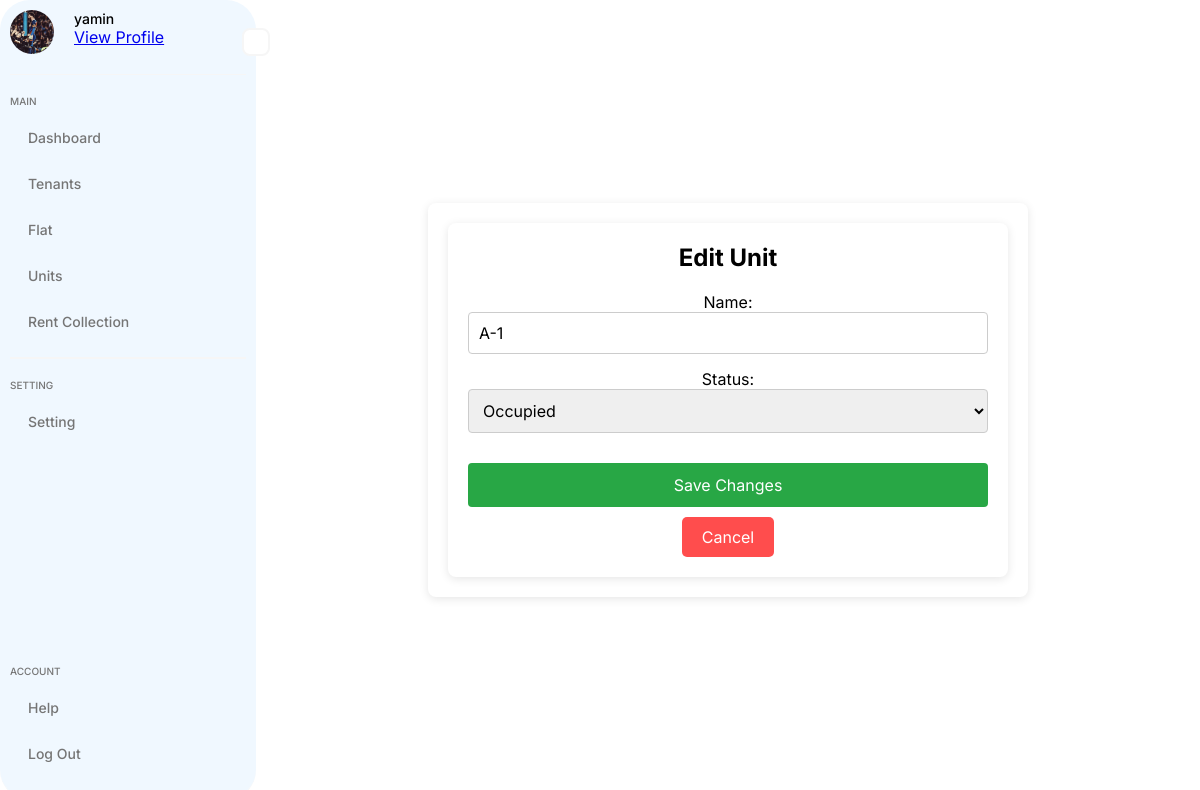
Screenshot of /rental/units/edit/1/ (signed in) with the database file from the repository.
### accounts/models.py (models this page shows, shortened)
class UserProfile(models.Model):
    user = models.OneToOneField(User, on_delete=models.CASCADE)
    phone = models.CharField(max_length=15, blank=True, null=True)
    address = models.CharField(max_length=255, blank=True, null=True)
    profile_photo = models.ImageField(
        upload_to="profile_photos/", blank=True, null=True
    )

### rental_management/models.py (models this page shows, shortened)
class Unit(models.Model):
    name = models.CharField(max_length=100)
    status = models.CharField(
        max_length=20,
        choices=[("occupied", "Occupied"), ("vacant", "Vacant")],
        default="vacant",
    )

### rental_management/views.py (the view)
# urls.py: path("units/edit/<int:pk>/", views.unit_edit, name="edit_unit"),
@login_required
def unit_edit(request, pk):
    unit = get_object_or_404(Unit, pk=pk)
    if request.method == "POST":
        form = UnitForm(request.POST, instance=unit)
        if form.is_valid():
            form.save()
            return redirect("unit_list")
    else:
        form = UnitForm(instance=unit)
    return render(request, "rental_management/unit_form.html", {"form": form})

### rental_management/forms.py
class UnitForm(forms.ModelForm):
    class Meta:
        model = Unit
        fields = "__all__"

### accounts/context_processors.py (called while the page is built)
def user_profile(request):
    profile = None
    if request.user.is_authenticated:
        try:
            profile = UserProfile.objects.get(user=request.user)
        except UserProfile.DoesNotExist:
            pass
    return {"profile": profile}

### templates/rental_management/unit_form.html (shortened to what this page needs)
{% extends 'sidebar.html' %}
{% load static %}
{% block style %}
<link rel="stylesheet" href="{% static 'css/add_edit_flat.css' %}">
{% endblock %}
{% block content %}
<div class="main-content">
    <h1>{% if form.instance.pk %}Edit Unit{% else %}Add Unit{% endif %}</h1>
    <form method="POST" class="flat-form">
        {{ form.as_p }}
        <button type="submit">{% if form.instance.pk %} Save Changes{% else %} Add Flat{% endif %}</button>
    </form>
    <button class="cancel-button" href="{% url 'unit_list' %}">Cancel</button>
</div>
{% endblock %}

### templates/sidebar.html (shortened to what this page needs)
{% load static %}
<!DOCTYPE html>
<html lang="en">
<head>
    <link rel="stylesheet" href="{% static 'css/styles.css' %}">
    {% block style %}
    {% endblock %}
</head>
<body>
    <aside class="container">
        <div class="sidebar">
            <div class="menu-btn">
            </div>
            <div class="head">
                <div class="user-img">
                    {% if profile and profile.profile_photo %}
                    <img src="{{ profile.profile_photo.url }}" alt="Profile Photo">
                    {% else %}
                    <img src="{% static 'images/default-profile.png' %}" alt="Default Profile Photo">
                    {% endif %}
                </div>
                <div class="user-details">
                    <p class="name">{{ user.username }}</p>
                    <a href="{% url 'accounts:profile' %}" class="profile-link">View Profile</a>
                </div>
            </div>
            <div class="nav">
                <div class="menu">
                    <p class="title">Main</p>
                    <ul>
                        <li>
                            <a href="{% url 'dashboard' %}">
                                <span class="text">Dashboard</span>
                            </a>
                        </li>
                        <li>
                            <a href="#">
                                <span class="text">Tenants</span>
                            </a>
                        </li>
                        <li>
                            <a href="#">
                                <span class="text">Flat</span>
                            </a>
                        </li>
                        <li>
                            <a href="#">
                                <span class="text">Units</span>
                            </a>
                        </li>
                        <li>
                            <a href="#">
                                <span class="text">Rent Collection</span>
                            </a>
                        </li>
                    </ul>
                </div>
                <div class="menu">
                    <p class="title">Setting</p>
                    <ul>
                        <li>
                            <a href="#">
                                <span class="text">Setting</span>
                            </a>
                        </li>
                    </ul>
                </div>
            </div>
            <div class="menu">
                <p class="title">Account</p>
                <ul>
                    <li>
                        <a href="#">
                            <span class="text">Help</span>
                        </a>
                    </li>
                    <li>
                        <a href="{% url 'accounts:logout' %}">
                            <span class="text">Log Out</span>
                        </a>
                    </li>
                </ul>
            </div>
        </div>
        <div class="main-content">
            {% block content %}
            {% endblock %}
        </div>
    </aside>
</body>
</html>

### static/css/styles.css (style rules this page uses)
* { margin: 0; padding: 0; box-sizing: border-box; font-family: "Inter", sans-serif; }
body { background-color: #ffffff; }
.container { width: 100%; min-height: 100vh; }
.sidebar { position: relative; width: 256px; height: 100vh; display: flex; flex-direction: column; gap: 20px; background-color: aliceblue; padding: 10px; border-radius: 30px; }
.sidebar, .head { display: flex; gap: 20px; padding-bottom: 20px; border-bottom: 1px solid #f6f6f6; }
.user-img { width: 44px; height: 44px; border-radius: 50%; overflow: hidden; }
.user-img img { width: 100%; object-fit: cover; }
.user-details .title, .menu .title { font-size: 10px; font-weight: 500; color: #757575; text-transform: uppercase; margin-bottom: 10px; }
.user-details .name { font-size: 14px; font-weight: 500; }
.nav { flex: 1; }
.menu ul li { position: relative; list-style: none; margin-bottom: 5px; }
.menu ul li a { display: flex; align-items: center; gap: 10px; font-size: 14px; font-weight: 500; color: #757575; text-decoration: none; padding: 12px 8px; border-radius: 8px; transition: all 0.3s; }
.menu ul li .text { flex: 1; }
.menu:not(:last-child) { padding-bottom: 10px; margin-bottom: 20px; border-bottom: 2px solid #f6f6f6; }
.menu-btn { position: absolute; right: -14px; top: 3.5%; width: 28px; height: 28px; border-radius: 8px; display: flex; align-items: center; justify-content: center; cursor: pointer; color: #757575; border: 2px solid #f6f6f6; background-color: #fff; }
.container { display: flex; width: 100%; min-height: 100vh; }
.sidebar { width: 256px; height: 100vh; background-color: aliceblue; transition: width 0.3s; }
.main-content { flex: 1; padding: 24px; transition: margin-left 0.3s, padding-left 0.3s; }

### static/css/add_edit_flat.css (style rules this page uses)
.main-content { max-width: 600px; margin: auto; padding: 20px; background-color: #fff; box-shadow: 0 2px 10px rgba(0, 0, 0, 0.1); border-radius: 8px; text-align: center; }
h1 { font-size: 24px; margin-bottom: 20px; }
.flat-form { display: flex; flex-direction: column; gap: 15px; }
.flat-form p { display: flex; flex-direction: column; }
input[type="text"], input[type="number"], select { width: 100%; padding: 10px; border: 1px solid #ccc; border-radius: 4px; font-size: 16px; }
button { padding: 12px; background-color: #28a745; color: white; border: none; border-radius: 4px; cursor: pointer; font-size: 16px; margin-top: 15px; }
.cancel-button { background-color: #ff4d4d; color: white; padding: 10px 20px; border: none; border-radius: 5px; cursor: pointer; margin-top: 10px; }

### rows the page displays
UserProfile: profile_photo (picture)
Unit: name "A-1", status "Occupied"

### other values shown
{{ user.username }} "yamin"
